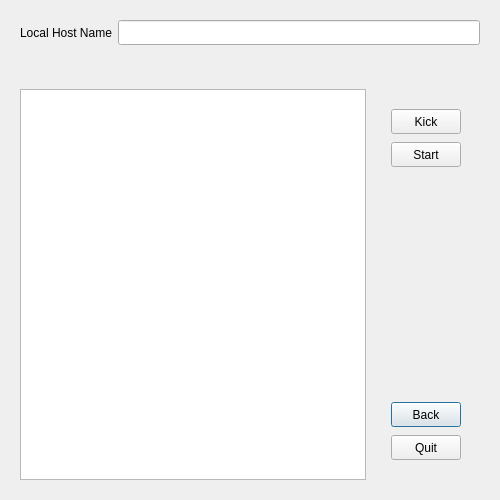
<?xml version="1.0" encoding="UTF-8"?>
<ui version="4.0">
 <class>mServer</class>
 <widget class="QDialog" name="mServer">
  <property name="geometry">
   <rect>
    <x>0</x>
    <y>0</y>
    <width>500</width>
    <height>500</height>
   </rect>
  </property>
  <property name="windowTitle">
   <string>Server Lobby</string>
  </property>
  <layout class="QGridLayout" name="gridLayout">
   <item row="1" column="0">
    <widget class="QWidget" name="widget_4" native="true">
     <layout class="QGridLayout" name="gridLayout_5">
      <item row="1" column="0">
       <widget class="QListWidget" name="playerList">
        <property name="toolTip">
         <string>&lt;!DOCTYPE HTML PUBLIC &quot;-//W3C//DTD HTML 4.0//EN&quot; &quot;http://www.w3.org/TR/REC-html40/strict.dtd&quot;&gt;
&lt;html&gt;&lt;head&gt;&lt;meta name=&quot;qrichtext&quot; content=&quot;1&quot; /&gt;&lt;style type=&quot;text/css&quot;&gt;
p, li { white-space: pre-wrap; }
&lt;/style&gt;&lt;/head&gt;&lt;body style=&quot; font-family:'Tahoma'; font-size:8.25pt; font-weight:400; font-style:normal;&quot;&gt;
&lt;p style=&quot; margin-top:0px; margin-bottom:0px; margin-left:0px; margin-right:0px; -qt-block-indent:0; text-indent:0px;&quot;&gt;List of Players in Lobby&lt;/p&gt;&lt;/body&gt;&lt;/html&gt;</string>
        </property>
       </widget>
      </item>
      <item row="1" column="1">
       <widget class="QWidget" name="widget" native="true">
        <property name="minimumSize">
         <size>
          <width>90</width>
          <height>0</height>
         </size>
        </property>
        <layout class="QGridLayout" name="gridLayout_2">
         <item row="2" column="0">
          <widget class="QWidget" name="widget_2" native="true">
           <property name="minimumSize">
            <size>
             <width>90</width>
             <height>80</height>
            </size>
           </property>
           <property name="maximumSize">
            <size>
             <width>90</width>
             <height>80</height>
            </size>
           </property>
           <layout class="QGridLayout" name="gridLayout_3">
            <item row="1" column="0">
             <widget class="QPushButton" name="pbBack">
              <property name="minimumSize">
               <size>
                <width>70</width>
                <height>25</height>
               </size>
              </property>
              <property name="maximumSize">
               <size>
                <width>70</width>
                <height>25</height>
               </size>
              </property>
              <property name="text">
               <string>Back</string>
              </property>
             </widget>
            </item>
            <item row="2" column="0">
             <widget class="QPushButton" name="pbQuit">
              <property name="minimumSize">
               <size>
                <width>70</width>
                <height>25</height>
               </size>
              </property>
              <property name="maximumSize">
               <size>
                <width>70</width>
                <height>25</height>
               </size>
              </property>
              <property name="text">
               <string>Quit</string>
              </property>
             </widget>
            </item>
           </layout>
          </widget>
         </item>
         <item row="1" column="0">
          <spacer name="verticalSpacer">
           <property name="orientation">
            <enum>Qt::Vertical</enum>
           </property>
           <property name="sizeHint" stdset="0">
            <size>
             <width>20</width>
             <height>40</height>
            </size>
           </property>
          </spacer>
         </item>
         <item row="0" column="0">
          <widget class="QWidget" name="widget_3" native="true">
           <property name="minimumSize">
            <size>
             <width>90</width>
             <height>80</height>
            </size>
           </property>
           <property name="maximumSize">
            <size>
             <width>90</width>
             <height>80</height>
            </size>
           </property>
           <layout class="QGridLayout" name="gridLayout_4">
            <item row="0" column="0">
             <widget class="QPushButton" name="pbKick">
              <property name="minimumSize">
               <size>
                <width>70</width>
                <height>25</height>
               </size>
              </property>
              <property name="maximumSize">
               <size>
                <width>70</width>
                <height>25</height>
               </size>
              </property>
              <property name="text">
               <string>Kick</string>
              </property>
             </widget>
            </item>
            <item row="1" column="0">
             <widget class="QPushButton" name="pbStart">
              <property name="minimumSize">
               <size>
                <width>70</width>
                <height>25</height>
               </size>
              </property>
              <property name="maximumSize">
               <size>
                <width>70</width>
                <height>25</height>
               </size>
              </property>
              <property name="text">
               <string>Start</string>
              </property>
             </widget>
            </item>
           </layout>
          </widget>
         </item>
        </layout>
       </widget>
      </item>
      <item row="0" column="0">
       <widget class="QLabel" name="playerName">
        <property name="text">
         <string/>
        </property>
       </widget>
      </item>
     </layout>
    </widget>
   </item>
   <item row="0" column="0">
    <widget class="QWidget" name="widget_5" native="true">
     <layout class="QGridLayout" name="gridLayout_6">
      <item row="0" column="1">
       <widget class="QLineEdit" name="leLocalIP">
        <property name="minimumSize">
         <size>
          <width>0</width>
          <height>25</height>
         </size>
        </property>
        <property name="maximumSize">
         <size>
          <width>16777215</width>
          <height>25</height>
         </size>
        </property>
       </widget>
      </item>
      <item row="0" column="0">
       <widget class="QLabel" name="label">
        <property name="text">
         <string>Local Host Name</string>
        </property>
       </widget>
      </item>
     </layout>
    </widget>
   </item>
  </layout>
 </widget>
 <resources/>
 <connections>
  <connection>
   <sender>pbQuit</sender>
   <signal>clicked()</signal>
   <receiver>mServer</receiver>
   <slot>close()</slot>
   <hints>
    <hint type="sourcelabel">
     <x>432</x>
     <y>298</y>
    </hint>
    <hint type="destinationlabel">
     <x>481</x>
     <y>270</y>
    </hint>
   </hints>
  </connection>
 </connections>
</ui>
